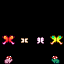

This game map was drawn from its Tiled (.tmx) file and the tilesets committed beside it. A one-line description and the full map source follow:
An orthogonal 4x4 tile map with 16x16 px tiles, 1 tile layer (Buildings), 2 tilesets.

<map version="1.10" tiledversion="1.10.1" orientation="orthogonal" renderorder="right-down" width="4" height="4" tilewidth="16" tileheight="16" infinite="0" nextlayerid="2" nextobjectid="1">
 <tileset firstgid="1" source="critters.tsx" />
 <tileset firstgid="801" source="frogs.tsx" />
 <layer id="1" name="Buildings" width="4" height="4">
  <data encoding="csv">
0,0,0,0,
0,0,0,0,
377,164,161,373,
804,0,0,2147484455
</data>
 </layer>
</map>
